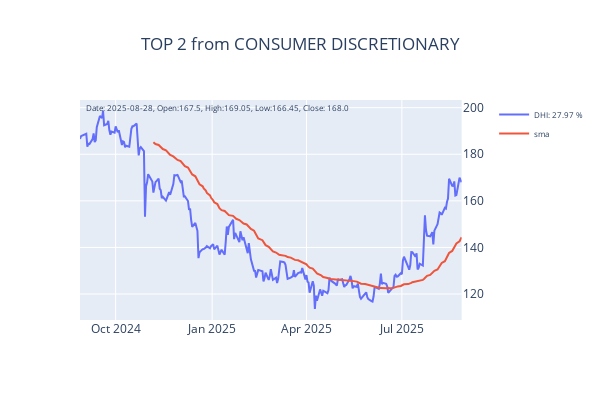
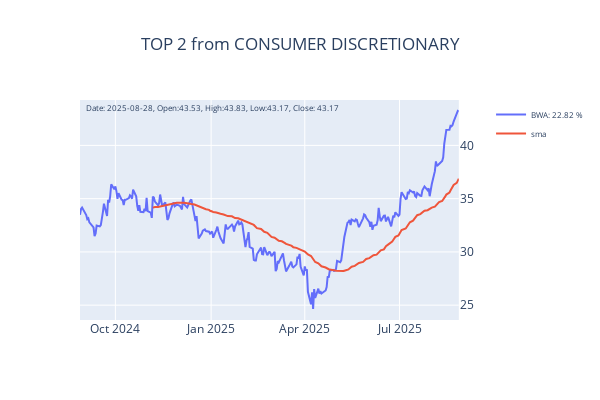

Notebook code cell kept with these figures, in order:
### Markdown cell above
###  Getting best performing stocks in each sectors

### Code cell
from yfinance_utils import list_utils
import time

NUMBER_OF_TOP_PERFORMERS_IN_SECTORS = 2
_sym = {}
_tp_list = {}
for symbol, value in top:
    _l = []
    for s in list_utils.SECTORS[symbol].keys():
        _l.append(s)
    _tp = list_utils.get_top_performers(_l, size=NUMBER_OF_TOP_PERFORMERS_IN_SECTORS)
    _tp_list.update(dict(_tp))
    _l = [i[0] for i in _tp]
    _sym[symbol] = _l

for _s in _sym:
    time.sleep(5)
    data = yfinance.download(_sym[_s], period='1y', auto_adjust=False)
    for symbol in _sym[_s]:
        _f=make_subplots(specs=[[{"secondary_y": True}]])
        _f.update_layout(title=f"TOP {NUMBER_OF_TOP_PERFORMERS_IN_SECTORS} from {names[_s]}", title_x=0.5, width=600, height=400)
        _d2 = pd.DataFrame()
        _d2 = data.loc[:,(slice(None),symbol)]
        _d2.columns = COLUMNS
        _d2['sma'] = TA.SMA(_d2, period=50)
        _d2.reset_index(inplace=True)
        _f.add_trace(
            go.Scatter(y=_d2['Close'], x=_d2['Date'], name=f"{symbol}: {_tp_list[symbol]} %"),
            secondary_y=False
        )
        _f.add_trace(
            go.Scatter(y=_d2['sma'], x=_d2['Date'], name=f'sma'),
            secondary_y=False
        )
        _f.update_yaxes(side='right')
        price = f"Date: {today}, Open:{round(_d2['Open'].iloc[-1],2)}, High:{round(_d2['High'].iloc[-1],2)}, Low:{round(_d2['Low'].iloc[-1],2)}, Close: {round(_d2['Close'].iloc[-1],2)}"
        _f.add_annotation(xref='x domain',
                        yref='y domain',
                        x=0.01,
                        y=1,
                        text=price, 
                        showarrow=False,
                        font=dict(size=8),
                        row=1, col=1)
        _f.update_layout(legend={"title_font_family":"Arial", "font":{"size":8}})
        _f.show()

if save_to_mongo:
    _sym['DATE'] = datetime.today().strftime('%Y-%m-%d')
    file_utils.save_to_mongo(_sym, "top_performers")

### Figure 1 — Plotly figure (JSON) as saved in the notebook; plotly's stock layout.template omitted (floating-point values rounded to 4 significant figures; data arrays with more than 128 entries replaced by an {"elided": "..."} marker saying what was removed)
{"data": [{"name": "DHI: 27.97 %", "type": "scatter", "x": {"elided": "250 str values"}, "xaxis": "x", "y": {"elided": "250 float values"}, "yaxis": "y"}, {"name": "sma", "type": "scatter", "x": {"elided": "250 str values"}, "xaxis": "x", "y": {"elided": "250 float values"}, "yaxis": "y"}], "layout": {"annotations": [{"font": {"size": 8}, "showarrow": false, "text": "Date: 2025-08-28, Open:167.5, High:169.05, Low:166.45, Close: 168.0", "x": 0.01, "xref": "x domain", "y": 1, "yref": "y domain"}], "height": 400, "legend": {"font": {"size": 8}, "title": {"font": {"family": "Arial"}}}, "title": {"text": "TOP 2 from CONSUMER DISCRETIONARY", "x": 0.5}, "width": 600, "xaxis": {"anchor": "y", "domain": [0, 0.94]}, "yaxis": {"anchor": "x", "domain": [0, 1], "side": "right"}, "yaxis2": {"anchor": "x", "overlaying": "y", "side": "right"}}}

### Figure 2 — Plotly figure (JSON) as saved in the notebook; plotly's stock layout.template omitted (floating-point values rounded to 4 significant figures; data arrays with more than 128 entries replaced by an {"elided": "..."} marker saying what was removed)
{"data": [{"name": "BWA: 22.82 %", "type": "scatter", "x": {"elided": "250 str values"}, "xaxis": "x", "y": {"elided": "250 float values"}, "yaxis": "y"}, {"name": "sma", "type": "scatter", "x": {"elided": "250 str values"}, "xaxis": "x", "y": {"elided": "250 float values"}, "yaxis": "y"}], "layout": {"annotations": [{"font": {"size": 8}, "showarrow": false, "text": "Date: 2025-08-28, Open:43.53, High:43.83, Low:43.17, Close: 43.17", "x": 0.01, "xref": "x domain", "y": 1, "yref": "y domain"}], "height": 400, "legend": {"font": {"size": 8}, "title": {"font": {"family": "Arial"}}}, "title": {"text": "TOP 2 from CONSUMER DISCRETIONARY", "x": 0.5}, "width": 600, "xaxis": {"anchor": "y", "domain": [0, 0.94]}, "yaxis": {"anchor": "x", "domain": [0, 1], "side": "right"}, "yaxis2": {"anchor": "x", "overlaying": "y", "side": "right"}}}
